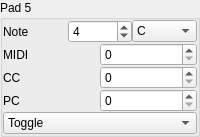
            <widget class="QGroupBox" name="groupBox_45">
             <property name="title">
              <string>Pad 5</string>
             </property>
             <layout class="QGridLayout" name="gridLayout_38">
              <property name="leftMargin">
               <number>0</number>
              </property>
              <property name="topMargin">
               <number>0</number>
              </property>
              <property name="rightMargin">
               <number>0</number>
              </property>
              <property name="bottomMargin">
               <number>0</number>
              </property>
              <property name="spacing">
               <number>0</number>
              </property>
              <item row="2" column="0">
               <layout class="QHBoxLayout" name="horizontalLayout_78">
                <item>
                 <widget class="QLabel" name="label_123">
                  <property name="text">
                   <string>CC</string>
                  </property>
                 </widget>
                </item>
                <item>
                 <widget class="QSpinBox" name="spinBox_118">
                  <property name="maximum">
                   <number>127</number>
                  </property>
                  <property name="value">
                   <number>0</number>
                  </property>
                 </widget>
                </item>
               </layout>
              </item>
              <item row="4" column="0">
               <widget class="QComboBox" name="comboBox_45">
                <item>
                 <property name="text">
                  <string>Toggle</string>
                 </property>
                </item>
                <item>
                 <property name="text">
                  <string>Momentary</string>
                 </property>
                </item>
               </widget>
              </item>
              <item row="0" column="0">
               <layout class="QHBoxLayout" name="horizontalLayout_79">
                <item>
                 <widget class="QLabel" name="label_124">
                  <property name="text">
                   <string>Note</string>
                  </property>
                 </widget>
                </item>
                <item>
                 <widget class="QSpinBox" name="spinBox_49">
                  <property name="minimum">
                   <number>-1</number>
                  </property>
                  <property name="maximum">
                   <number>9</number>
                  </property>
                  <property name="value">
                   <number>4</number>
                  </property>
                 </widget>
                </item>
                <item>
                 <widget class="QComboBox" name="comboBox_46">
                  <item>
                   <property name="text">
                    <string>C</string>
                   </property>
                  </item>
                  <item>
                   <property name="text">
                    <string>C#</string>
                   </property>
                  </item>
                  <item>
                   <property name="text">
                    <string>D</string>
                   </property>
                  </item>
                  <item>
                   <property name="text">
                    <string>D#</string>
                   </property>
                  </item>
                  <item>
                   <property name="text">
                    <string>E</string>
                   </property>
                  </item>
                  <item>
                   <property name="text">
                    <string>F</string>
                   </property>
                  </item>
                  <item>
                   <property name="text">
                    <string>F#</string>
                   </property>
                  </item>
                  <item>
                   <property name="text">
                    <string>G</string>
                   </property>
                  </item>
                  <item>
                   <property name="text">
                    <string>G#</string>
                   </property>
                  </item>
                  <item>
                   <property name="text">
                    <string>A</string>
                   </property>
                  </item>
                  <item>
                   <property name="text">
                    <string>B</string>
                   </property>
                  </item>
                 </widget>
                </item>
               </layout>
              </item>
              <item row="1" column="0">
               <layout class="QHBoxLayout" name="horizontalLayout_80">
                <item>
                 <widget class="QLabel" name="label_125">
                  <property name="text">
                   <string>MIDI</string>
                  </property>
                 </widget>
                </item>
                <item>
                 <widget class="QSpinBox" name="spinBox_119">
                  <property name="maximum">
                   <number>127</number>
                  </property>
                  <property name="value">
                   <number>0</number>
                  </property>
                 </widget>
                </item>
               </layout>
              </item>
              <item row="3" column="0">
               <layout class="QHBoxLayout" name="horizontalLayout_81">
                <item>
                 <widget class="QLabel" name="label_126">
                  <property name="text">
                   <string>PC</string>
                  </property>
                 </widget>
                </item>
                <item>
                 <widget class="QSpinBox" name="spinBox_120">
                  <property name="maximum">
                   <number>127</number>
                  </property>
                  <property name="value">
                   <number>0</number>
                  </property>
                 </widget>
                </item>
               </layout>
              </item>
             </layout>
            </widget>
